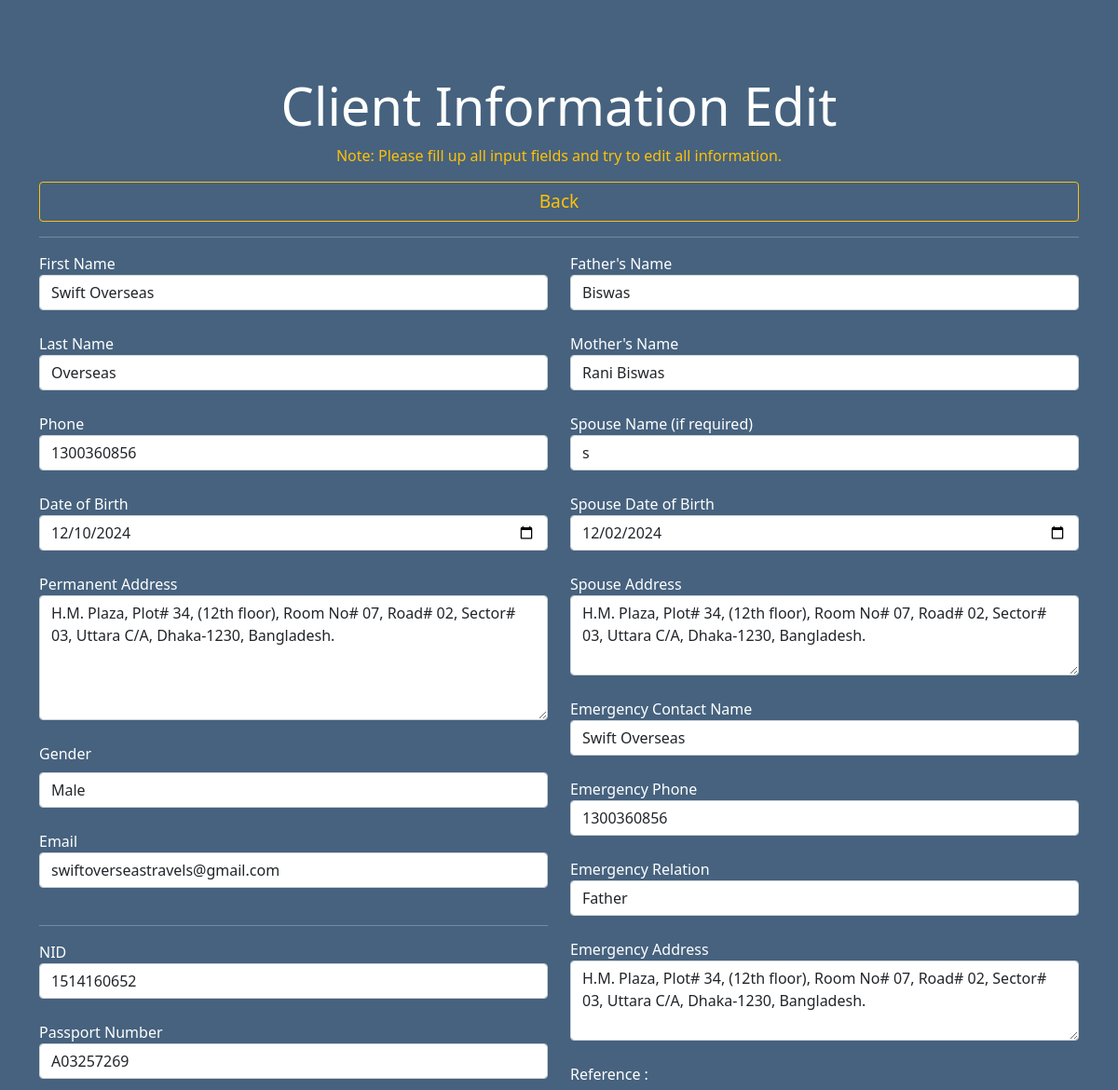
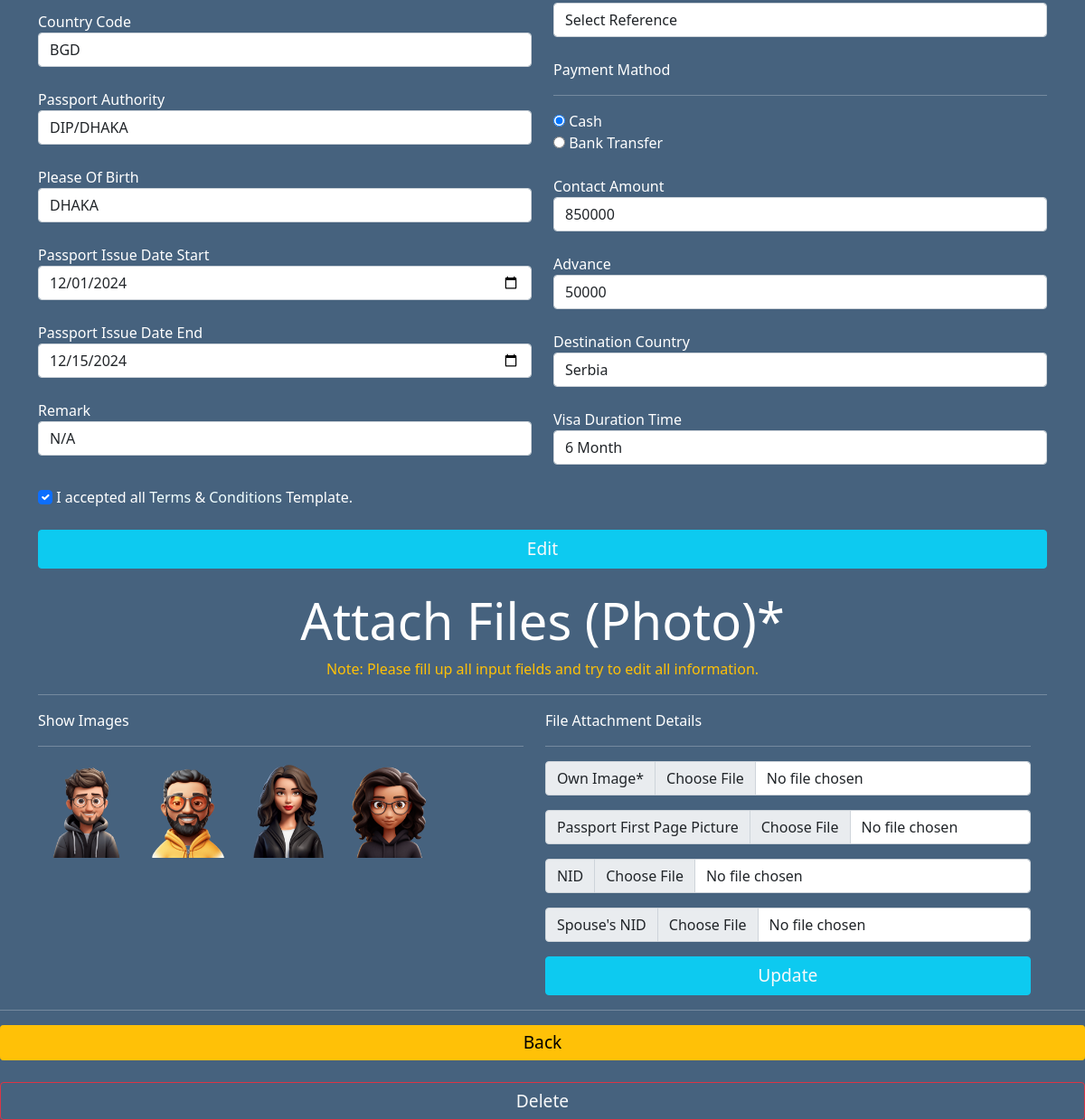
Screenshot of /attachPicture.php?userid=25 with the database file from the repository (2 pictures, top to bottom).
### tables this page shows
CREATE TABLE `tb_clientlist` (
  `id` int(11) NOT NULL,
  `fastname` varchar(255) DEFAULT NULL,
  `lastname` varchar(255) DEFAULT NULL,
  `phone` int(11) DEFAULT NULL,
  `dob` date DEFAULT NULL,
  `genderid` int(11) DEFAULT NULL,
  `address` varchar(255) DEFAULT NULL,
  `email` varchar(255) DEFAULT NULL,
  `passportNumber` varchar(255) DEFAULT NULL,
  `countryCode` varchar(255) DEFAULT NULL,
  `PassportAuthority` varchar(255) DEFAULT NULL,
  `nid` varchar(255) DEFAULT NULL,
  `pleaseOfBirth` varchar(255) DEFAULT NULL,
  `passIssueDateStart` date DEFAULT NULL,
  `passIssueDateEnd` date DEFAULT NULL,
  `fatherName` varchar(255) DEFAULT NULL,
  `motherName` varchar(255) DEFAULT NULL,
  `spouseName` varchar(255) DEFAULT NULL,
  `s_dob` date DEFAULT NULL,
  `s_address` varchar(255) DEFAULT NULL,
  `emgName` varchar(255) DEFAULT NULL,
  `emgRelation` varchar(255) DEFAULT NULL,
  `emdAddress` varchar(255) DEFAULT NULL,
  `referid` int(11) DEFAULT NULL,
  `ContAmount` varchar(255) DEFAULT NULL,
  `advance` varchar(255) DEFAULT NULL,
  `payMathod` int(11) DEFAULT NULL,
  `pmbName` varchar(255) DEFAULT NULL,
  `pmbAccountNum` varchar(255) DEFAULT NULL,
  `destination` varchar(255) DEFAULT NULL,
  `visaDurationTime` varchar(255) DEFAULT NULL,
  `pImg` varchar(255) DEFAULT NULL,
  `PassImg` varchar(255) DEFAULT NULL,
  `nidImg` varchar(255) DEFAULT NULL,
  `SnidImg` varchar(255) DEFAULT NULL,
  `condi` int(11) DEFAULT NULL,
  `remark` varchar(255) DEFAULT NULL,
  `emgPhone` int(11) DEFAULT NULL
);

### attachPicture.php (the view, shortened to what the rows shown need)
<?php
if(isset($_GET['userid'])) {
    $uid = $_GET['userid'];
}
?>
<!DOCTYPE html>
<html lang="en">
<head>
    <link href="https://cdn.jsdelivr.net/npm/bootstrap@5.0.2/dist/css/bootstrap.min.css" rel="stylesheet">
    <link rel="stylesheet" href="css/attachFile.css">
    <link rel="stylesheet" href="css/grid.css">
</head>
<body>
<?php
    include 'controller/dbconfig.php';
?>
<section id="client-edit-section" class="client-edit">
    <div class="container">
        <h1 class="display-4 text-center">Client Information Edit</h1>
        <?php
            $sqlFindData = "SELECT * FROM `tb_clientlist` WHERE id = '$uid'";
            $sqlFindResult = mysqli_query($conn, $sqlFindData);
            while($row = mysqli_fetch_assoc($sqlFindResult))
            {
        ?>
        <form action="" method="POST" enctype="multipart/form-data">
            <div class="row">
                <div class="col-md-6">
                    <label for="fname">First Name</label>
                    <input type="text" name="txtFname" placeholder="First Name" class="form-control" required id="fname" value="<?php echo $row['fastname'] ?>" ><br>
                    <label for="lname">Last Name</label>
                    <input type="text" name="txtLname" placeholder="Last Name" class="form-control" required id="lname" value="<?php echo $row['lastname'] ?>" ><br>
                    <label for="phon">Phone</label>
                    <input type="text" name="txtphone" placeholder="Phone" class="form-control" required id="phon" value="<?php echo $row['phone'] ?>" ><br>
                    <label for="dob">Date of Birth</label>
                    <input type="date" name="dob"  class="form-control" required id="dob" value="<?php echo $row['dob'] ?>" ><br>
                    <label for="address">Permanent Address</label>
                    <textarea type="text" name="txtaddress" placeholder="Permanent Address" class="form-control" id="Address" rows="5"><?php echo $row['address']; ?></textarea><br>
                    <label for="gender">Gender</label>
                        <select name="cbxGender" class="form-control mt-2" id="Gender">
                            <?php
                                if($row['genderid'] == 1)
                                {?>
                                    <option selected value="1">Male</option>
                                <?php }
                                elseif($row['genderid'] == 2)
                                {?>
                                    <option  value="1">Male</option>
                                    <option selected value="2">Female</option>
                                    <option value="3">Other's</option>
                                <?php }
                                else
                                {?>
                                    <option  value="1">Male</option>
                                    <option value="2">Female</option>
                                    <option selected value="3">Other's</option>
                               <?php }
                            ?>
                        </select>
                        <br>
                    <label for="Email">Email</label>
                    <input type="text" name="txtEmail" placeholder="Email" class="form-control" required id="Email" value="<?php echo $row['email'] ?>" ><br>
                    <hr>
                    <label for="nid">NID</label>
                    <input type="number" name="txtnid" class="form-control" placeholder="NID" required id="nid" value="<?php echo $row['nid'] ?>" ><br>
                    <label for="passportNumber">Passport Number</label>
                    <input type="text" name="txtpassportNumber" class="form-control" required id="passportNumber" placeholder="Passport No" value="<?php echo $row['passportNumber'] ?>" ><br>
                    <label for="countryCode">Country Code</label>
                    <input type="text" name="txtcountryCode" class="form-control" required id="countryCode" placeholder="Example: BGD" value="<?php echo $row['countryCode'] ?>" ><br>
                    <label for="PassportAuthority">Passport Authority</label>
                    <input type="text" name="PassportAuthority" class="form-control" required id="PassportAuthority" placeholder="Example: DIP/DHAKA" value="<?php echo $row['PassportAuthority'] ?>" ><br>
                    <label for="pleaseOfBirth">Please Of Birth</label>
                    <input type="text" name="pleaseOfBirth" class="form-control" required id="pleaseOfBirth" placeholder="Please Of Birth" value="<?php echo $row['pleaseOfBirth'] ?>" ><br>
                    <label for="passIssueDateStart">Passport Issue Date Start</label>
                    <input type="date" name="passIssueDateStart" class="form-control" required id="passIssueDateStart" value="<?php echo $row['passIssueDateStart'] ?>" ><br>
                    <label for="passIssueDateEnd">Passport Issue Date End</label>
                    <input type="date" name="passIssueDateEnd" class="form-control" required id="passIssueDateEnd" value="<?php echo $row['passIssueDateEnd'] ?>" ><br>
                    <label for="remark">Remark</label>
                    <input type="text" name="remark" class="form-control" required id="remark" placeholder="Remarks" value="<?php echo $row['remark'] ?>" ><br>
                </div>
                <div class="col-md-6">
                    <label for="fatherName">Father's Name</label>
                    <input type="text" name="txtfatherName" class="form-control" placeholder="Father's Name" required id="fatherName" value="<?php echo $row['fatherName'] ?>" ><br>
                    <label for="motherName">Mother's Name</label>
                    <input type="text" name="txtmotherName" class="form-control" placeholder="Mother's Name" required id="motherName" value="<?php echo $row['motherName'] ?>" ><br>
                    <label for="spouseName">Spouse Name (if required)</label>
                    <input type="text" name="txtspouseName" class="form-control" id="spouseName" placeholder="Spouse Name" value="<?php echo $row['spouseName'] ?>" ><br>
                    <label for="s_dob">Spouse Date of Birth</label>
                    <input type="date" name="dtps_dob" class="form-control"  id="s_dob" value="<?php echo $row['s_dob'] ?>" ><br>
                    <label for="s_address">Spouse Address</label>
                    <textarea type="text" name="s_address" class="form-control" placeholder="Spouse Address" id="s_address" rows="3"><?php echo $row['s_address'] ?></textarea><br>
                    <label for="emgName">Emergency Contact Name</label>
                    <input type="text" name="txtemgName" class="form-control" placeholder="Emergency Contact Name" required id="emgName" value="<?php echo $row['emgName'] ?>" ><br>
                    <label for="emgPhone">Emergency Phone</label>
                    <input type="number" name="txtemgPhone" class="form-control" placeholder="Emergency Contact Phone" required id="emgPhone" value="<?php echo $row['emgPhone'] ?>" ><br>
                    <label for="emgRelation">Emergency Relation</label>
                    <input type="text" name="txtemgRelation" class="form-control" placeholder="Emergency Contact Realtion" placeholder="Emergency Contact Relation" required id="emgRelation" value="<?php echo $row['emgRelation'] ?>" ><br>
                    <label for="emdAddress">Emergency Address</label>
                    <textarea type="text" name="txtemdAddress" class="form-control" placeholder="Emergency Contact Address" id="emdAddress" rows="3"><?php echo $row['emdAddress']; ?></textarea><br>
                    <label for="referid ">Reference : </label>
                    <select name="cbxRefer" required class="form-control mt-2" id="Reference">
                        <option selected value="0" disabled>Select Reference</option>
                    </select> <br>
                    <label for="payMathod">Payment Mathod</label><hr>
                        <input type="radio" name="txtPMethod" value="1" onclick="show1();" id="cash" checked/>
                        <label for="cash">Cash</label><br>
                        <input type="radio" name="txtPMethod" value="2" onclick="show2();" id="Bank"/>
                        <label for="Bank">Bank Transfer </label><br>
                        <br>
                    <label for="ContAmount">Contact Amount</label>
                    <input type="number" name="txtContAmount" class="form-control" placeholder="Contact Amount" required id="ContAmount" value="<?php echo $row['ContAmount'] ?>" ><br>
                    <label for="advance">Advance</label>
                    <input type="number" name="txtadvance" class="form-control" placeholder="Advance" required id="advance" value="<?php echo $row['advance'] ?>" ><br>
                    <label for="destination">Destination Country</label>
                    <input type="text" name="txtdestination" class="form-control" placeholder="Destination" id="destination" value="<?php echo $row['destination'] ?>" ><br>
                    <label for="visaDurationTime">Visa Duration Time</label>
                    <input type="text" name="txtvisaDurationTime" class="form-control" placeholder="Example: 6 or 8 month" id="visaDurationTime" value="<?php echo $row['visaDurationTime'] ?>" ><br>
                </div>
                <div class="col-md-12">
                    <?php
                        $condi = $row['condi'];
                        if($condi == 1){
                    ?>
                    <input class="form-check-input" name="txtCondition" required checked type="checkbox" value="1" id="condi">
                    <label for="condi"> I accepted all <a href="#">Terms</a> & <a href="#">Conditions</a> Template.</label>
                    <?php } else { ?>
                        <input class="form-check-input" name="txtCondition" required type="checkbox" value="1" id="condi">
                        <label for="condi"> I accepted all <a href="#">Terms</a> & <a href="">Conditions</a> Template.</label>
                    <?php } ?>
                </div>
            </div> <br>
            <button name="btnEdit" class="btn btn-info text-light">Edit</button>
        </form><br>
        <?php } ?>
    </div>
</section>
<section id="attach-file" class="edit_client">
    <div class="container"><h1 class="display-4 text-center">Attach Files (Photo)*</h1>  <p class="text-center text-warning">Note: Please fill up all input fields and try to edit all information.</p>    <hr>
        <div class="row">
            <div class="span_1_of_2">
                <?php
                    $sqlImg = "SELECT `pImg`, `PassImg`, `nidImg`, `SnidImg` FROM `tb_clientlist` WHERE id = $uid";
                    $sqlRes = mysqli_query($conn,$sqlImg);
                    while($row = mysqli_fetch_assoc($sqlRes)){
                ?>
                <div class="" >
                    <?php
                        if(!empty($row['pImg']))
                        {?>
                            <img src="img/upload/<?php echo $row['pImg']; ?>" class="card-img-top" alt="Photo Not Founded...">
                            <?php    } else { ?>
                            <img class="rounded-circle mt-5" width="150px" src="https://st3.depositphotos.com/15648834/17930/v/600/depositphotos_179308454-stock-illustration-unknown-person-silhouette-glasses-profile.jpg">
                            <?php    }
                        if(!empty($row['PassImg']))
                        {?>
                            <img src="img/upload/<?php echo $row['PassImg']; ?>" class="card-img-top" alt="Photo Not Founded...">
                            <?php    } else { ?>
                            <img class="rounded-circle mt-5" width="150px" src="https://st3.depositphotos.com/15648834/17930/v/600/depositphotos_179308454-stock-illustration-unknown-person-silhouette-glasses-profile.jpg">
                            <?php    }
                        if(!empty($row['nidImg']))
                            {?>
                            <img src="img/upload/<?php echo $row['nidImg']; ?>" class="card-img-top" alt="Photo Not Founded...">
                            <?php    } else { ?>
                            <img class="rounded-circle mt-5" width="150px" src="https://st3.depositphotos.com/15648834/17930/v/600/depositphotos_179308454-stock-illustration-unknown-person-silhouette-glasses-profile.jpg">
                            <?php    }
                        if(!empty($row['SnidImg']))
                        {?>
                            <img src="img/upload/<?php echo $row['SnidImg']; ?>" class="card-img-top" alt="Photo Not Founded...">
                            <?php    } else { ?>
                            <img class="rounded-circle mt-5" width="150px" src="https://st3.depositphotos.com/15648834/17930/v/600/depositphotos_179308454-stock-illustration-unknown-person-silhouette-glasses-profile.jpg">
                            <?php    }
                    ?>
                </div>
                <?php } ?>
            </div>
        </div>
    </div>
</section>
<a href="addClinet.php"><button class="btn btn-sm btn-warning">Back</button></a> <br><br>
</body>
</html>

### rows the page displays
tb_clientlist: txtFname "Swift Overseas", txtLname "Overseas", txtphone "1300360856", dob "12/10/2024", txtaddress "H.M. Plaza, Plot# 34, (12th floor), Room No# 07, Road# 02, Sector# 03, Uttara C/A, Dhaka-1230, Bangladesh.", cbxGender "Male", txtEmail "swiftoverseastravels@gmail.com", txtnid "1514160652", txtpassportNumber "A03257269", txtcountryCode "BGD", PassportAuthority "DIP/DHAKA", pleaseOfBirth "DHAKA", passIssueDateStart "12/01/2024", passIssueDateEnd "12/15/2024", remark "N/A", txtfatherName "Biswas", txtmotherName "Rani Biswas", txtspouseName "s", dtps_dob "12/02/2024", s_address "H.M. Plaza, Plot# 34, (12th floor), Room No# 07, Road# 02, Sector# 03, Uttara C/A, Dhaka-1230, Bangladesh.", txtemgName "Swift Overseas", txtemgPhone "1300360856", txtemgRelation "Father", txtemdAddress "H.M. Plaza, Plot# 34, (12th floor), Room No# 07, Road# 02, Sector# 03, Uttara C/A, Dhaka-1230, Bangladesh.", txtContAmount "850000", txtadvance "50000", txtdestination "Serbia", txtvisaDurationTime "6 Month", pImg (picture), PassImg (picture), nidImg (picture), SnidImg (picture)
